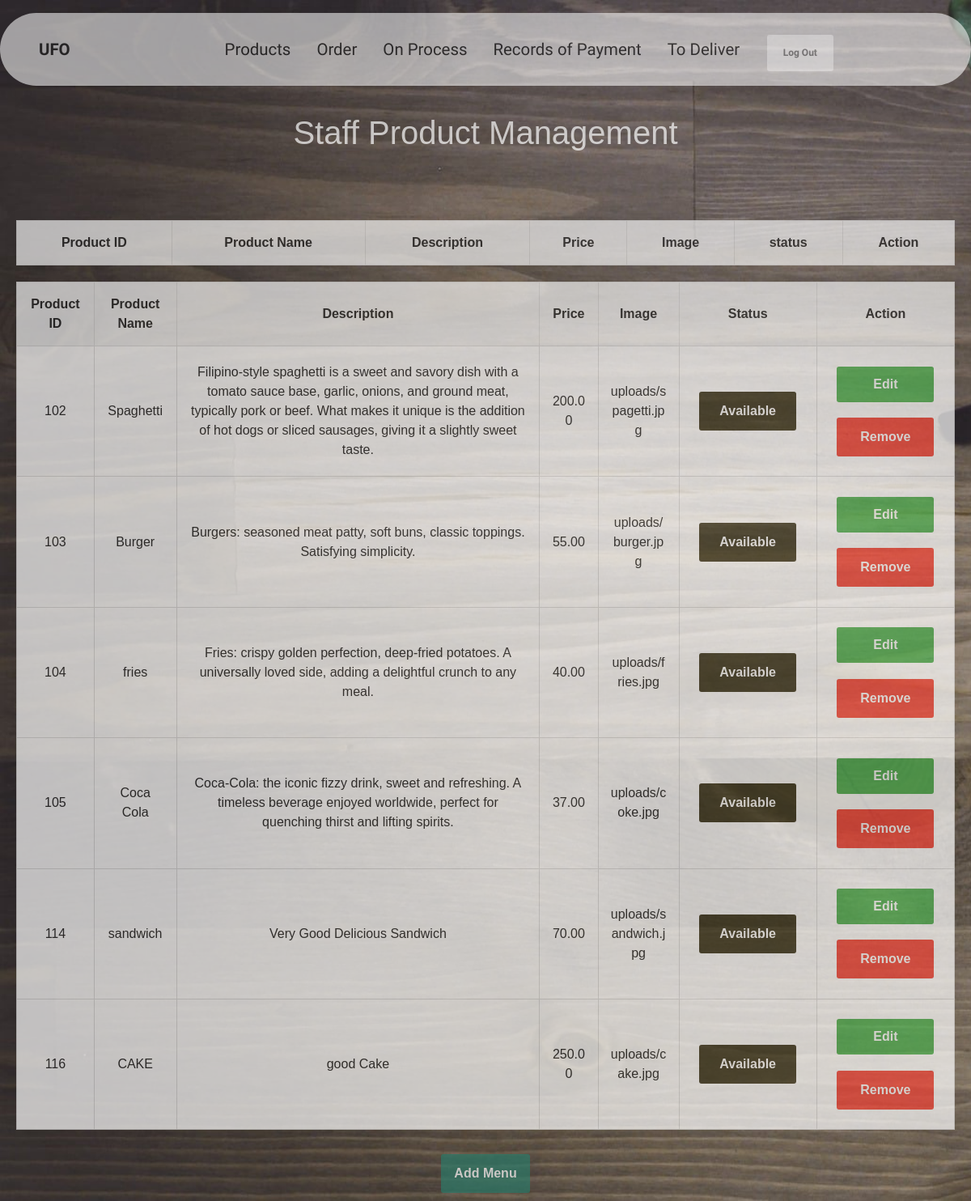
Page /staff.php on the committed database.
### tables this page shows
CREATE TABLE `products` (
  `product_id` int(11) NOT NULL,
  `product_name` varchar(255) NOT NULL,
  `price` decimal(10,2) NOT NULL,
  `image` varchar(255) DEFAULT NULL,
  `status` varchar(255) DEFAULT NULL,
  `description` varchar(1000) NOT NULL
);

### staff.php (the view, shortened to what this page needs)
<!DOCTYPE html>
<html lang="en">
<head>
    <link rel="stylesheet" href="assets/bootstrap/css/bootstrap.min.css">
    <link rel="stylesheet" href="assets/bootstrap/css/bootstrap-grid.min.css">
    <link rel="stylesheet" href="assets/bootstrap/css/bootstrap-reboot.min.css">
    <link rel="stylesheet" href="assets/animatecss/animate.css">
    <link rel="stylesheet" href="assets/dropdown/css/style.css">
    <link rel="stylesheet" href="assets/theme/css/style.css">
    <link rel="stylesheet" href="assets/mobirise/css/mbr-additional.css" type="text/css">
</head>
<body>
    <section data-bs-version="5.1" class="menu menu5 cid-tY2kb0oEHR" once="menu" id="menu05-2d">
        <nav class="navbar navbar-dropdown navbar-fixed-top navbar-expand-lg">
            <div class="container">
                <div class="navbar-brand">
                    <span class="navbar-caption-wrap"><a href="gg.php" class="navbar-caption text-black display-4">UFO </a></span>
                </div>
                <div class="collapse navbar-collapse" id="navbarSupportedContent">
                    <ul class="navbar-nav nav-dropdown nav-right" data-app-modern-menu="true">
                        <li class="nav-item">
                            <a class="nav-link link text-black display-4" href="staff.php">Products</a>
                        </li>
                        <li class="nav-item">
                            <a class="nav-link link text-black display-4" href="order.php">Order</a>
                        </li>
                        <li class="nav-item">
                            <a class="nav-link link text-black display-4" href="pm.php">On Process</a>
                        </li>
                        <li class="nav-item">
                            <a class="nav-link link text-black display-4" href="paymentrecords.php">Records of Payment</a>
                        </li>
                        <li class="nav-item">
                            <a class="nav-link link text-black display-4" id="proceedToPaymentBtn"href="todeliver2.php">To Deliver</a>
                        </li>
                        <li>
                            <strong>
                                <button>
                                    <a class="btn btn-danger display-4" href="index.php">Log Out</a>
                                </button>
                            </strong>
                        </li>
                    </ul>
                </div>
            </div>
        </nav>
    </section>
    <br><br><br><br><br><br>
    <center><strong><h1>Staff Product Management</h1></strong></center>
    <div class="container">
        <table>
            <thead>
                <tr>
                    <th>Product ID</th>
                    <th>Product Name</th>
                    <th>Description</th>
                    <th>Price</th>
                    <th>Image</th>
                    <th>status</th>
                    <th>Action </th>
                </tr>
            </thead>
            <tbody>
            <?php
$conn = new mysqli('localhost', 'root', '', 'ufo');
$sql = "SELECT * FROM products";
$result = $conn->query($sql);
if ($result->num_rows > 0) {
    echo "<div class='container'>";
    echo "<table>";
    echo "<thead><tr><th>Product ID</th><th>Product Name</th><th>Description</th><th>Price</th><th>Image</th><th>Status</th><th>Action</th></tr></thead>";
    echo "<tbody>";
    while($row = $result->fetch_assoc()) {
        echo "<tr>";
        echo "<td>" . $row["product_id"] . "</td>";
        echo "<td><span class='editable' data-field='product_name' data-id='" . $row["product_id"] . "'>" . $row["product_name"] . "</span></td>";
        echo "<td><span class='editable' data-field='description' data-id='" . $row["product_id"] . "'>" . $row["description"] . "</span></td>";
        echo "<td><span class='editable' data-field='price' data-id='" . $row["product_id"] . "'>" . $row["price"] . "</span></td>";
        echo "<td><span class='editable' data-field='image' data-id='" . $row["product_id"] . "'>" . $row["image"] . "</span></td>";
        echo "<td>
        <form method='post' action=''>
            <input type='hidden' name='product_id' value='" . $row["product_id"] . "'>
            <button type='submit' class='btn " . ($row["status"] == 'AVAILABLE' ? 'btn-success' : 'btn-danger') . "' name='update_status' value='" . ($row["status"] == 'AVAILABLE' ? 'UNAVAILABLE' : 'AVAILABLE') . "' style='width: 120px;'>" . ($row["status"] == 'AVAILABLE' ? 'Available' : 'Unavailable') . "</button>
        </form>
      </td>";
        echo "<td>
                <button class='btn edit-btn' onclick='editRow(this)'>Edit</button>
                <form method='post' action=''>
                    <input type='hidden' name='product_id' value='" . $row["product_id"] . "'>
                    <button type='submit' class='btn remove-btn' name='delete'>Remove</button>
                </form>
              </td>";
        echo "</tr>";
    }
    echo "</tbody>";
    echo "</table>";
    echo "</div>";
} else {
    echo "<div class='alert alert-warning' role='alert'>No products found</div>";
}
?>
            </tbody>
        </table>
        <form>
            <center><a href="3p.php" class="btn btn-primary add-menu-btn" name="submit">Add Menu</a></center>
        </form>
    </div>
</body>
</html>

### assets/dropdown/css/style.css (style rules this page uses)
.navbar-dropdown { left: 0; padding: 0; position: absolute; right: 0; top: 0; transition: all 0.45s ease; z-index: 1030; background: #282828; }
.navbar-dropdown .navbar-caption { font-weight: 700; white-space: normal; vertical-align: -4px; line-height: 3.125rem !important; }
.navbar-dropdown .navbar-caption, .navbar-dropdown .navbar-caption:hover { color: inherit; text-decoration: none; }
.navbar-dropdown.navbar-fixed-top { position: fixed; }
.navbar-dropdown .navbar-brand span { vertical-align: -4px; }
.nav-dropdown { font-size: 0.75rem; font-weight: 500; height: auto !important; }
.nav-dropdown .link { margin: .667em 1.667em; font-weight: 500; padding: 0; transition: color .2s ease-in-out; }
.nav-dropdown .link::after, .nav-dropdown .dropdown-item::after { color: inherit; }
.nav-dropdown .btn { font-size: 0.75rem; font-weight: 700; letter-spacing: 0; margin-bottom: 0; padding-left: 1.25rem; padding-right: 1.25rem; }

### assets/theme/css/style.css (style rules this page uses)
section { background-color: #ffffff; }
body { font-style: normal; line-height: 1.5; font-weight: 400; color: #232323; position: relative; }
button { background-color: transparent; border-color: transparent; }
section, .container, .container-fluid { position: relative; word-wrap: break-word; }
a { font-style: normal; font-weight: 400; cursor: pointer; }
a, a:hover { text-decoration: none; }
h1, h2, h3, h4, h5, h6, .display-1, .display-2, .display-4, .display-5, .display-7, span, p, a { line-height: 1; word-break: break-word; word-wrap: break-word; font-weight: 400; }
b, strong { font-weight: bold; }
section { background-position: 50% 50%; background-repeat: no-repeat; background-size: cover; }
.btn { font-weight: 600; border-width: 1px; font-style: normal; margin: 0.6rem 0.6rem; white-space: normal; transition: all 0.2s ease-in-out; display: inline-flex; align-items: center; justify-content: center; word-break: break-word; }
[type=submit] { -webkit-appearance: none; }
.menu .navbar-brand { display: -webkit-flex; }
.menu .navbar-brand span { display: flex; display: -webkit-flex; }
.menu .navbar-brand .navbar-caption-wrap { display: -webkit-flex; }
@media (min-width: 992px) { .menu .navbar-nav.nav-dropdown { display: -webkit-flex; } }
.navbar { display: -webkit-flex; -webkit-flex-wrap: wrap; -webkit-align-items: center; -webkit-justify-content: space-between; }
.navbar-collapse { -webkit-flex-basis: 100%; -webkit-flex-grow: 1; -webkit-align-items: center; }
.nav-dropdown .link { padding: 0.667em 1.667em !important; margin: 0 !important; }
html, body { height: auto; min-height: 100vh; }
.form-control, form .btn { min-height: 48px; }
ul, ol, pre, blockquote { margin-bottom: 2.3125rem; }
.container, .container-fluid { padding-left: 16px; padding-right: 16px; }

### staff.php (style rules this page uses)
body { font-family: 'Arial', sans-serif; margin: 0; padding: 0; background-color: #c9c9c9; background-size: cover; background-repeat: no-repeat; background-image: url('assets/images/mbr-1920x1276.jpg'); background-size: cover; background-repeat: no-repeat; opacity: 70%; }
.container { max-width: 1400px; margin: 0 auto; padding: 20px; }
h1 { color: white; text-align: center; }
table { width: 100%; border-collapse: collapse; margin-top: 20px; box-shadow: 0 0 20px rgba(0, 0, 0, 0.1); background-color: #fff; }
th, td { border: 1px solid #ddd; padding: 15px; text-align: center; }
th { background-color: #f2f2f2; }
.btn { padding: 8px 16px; border: none; border-radius: 3px; cursor: pointer; color: white; transition: background-color 0.3s ease; }
.edit-btn { background-color: #4caf50; padding: 10px 20px; width: 120px; }
.remove-btn { background-color: #f44336; padding: 10px 20px; width: 120px; }
.add-menu-btn { background-color: #FFC107; color: white; margin-bottom: 10px; }

### rows in the picture
products: product_id "102", product_name "Spaghetti", description "Filipino-style spaghetti is a sweet and savory dish with a tomato sauce base, garlic, onions, and ground meat, typically pork or beef. What makes it unique is the addition of hot dogs or sliced sausages, giving it a slightly sweet taste.", price "200.00", image "uploads/spagetti.jpg", status "Available"
products: product_id "103", product_name "Burger", description "Burgers: seasoned meat patty, soft buns, classic toppings. Satisfying simplicity.", price "55.00", image "uploads/burger.jpg", status "Available"
products: product_id "104", product_name "fries", description "Fries: crispy golden perfection, deep-fried potatoes. A universally loved side, adding a delightful crunch to any meal.", price "40.00", image "uploads/fries.jpg", status "Available"
products: product_id "105", product_name "Coca Cola", description "Coca-Cola: the iconic fizzy drink, sweet and refreshing. A timeless beverage enjoyed worldwide, perfect for quenching thirst and lifting spirits.", price "37.00", image "uploads/coke.jpg", status "Available"
products: product_id "114", product_name "sandwich", description "Very Good Delicious Sandwich", price "70.00", image "uploads/sandwich.jpg", status "Available"
products: product_id "116", product_name "CAKE", description "good Cake", price "250.00", image "uploads/cake.jpg", status "Available"
